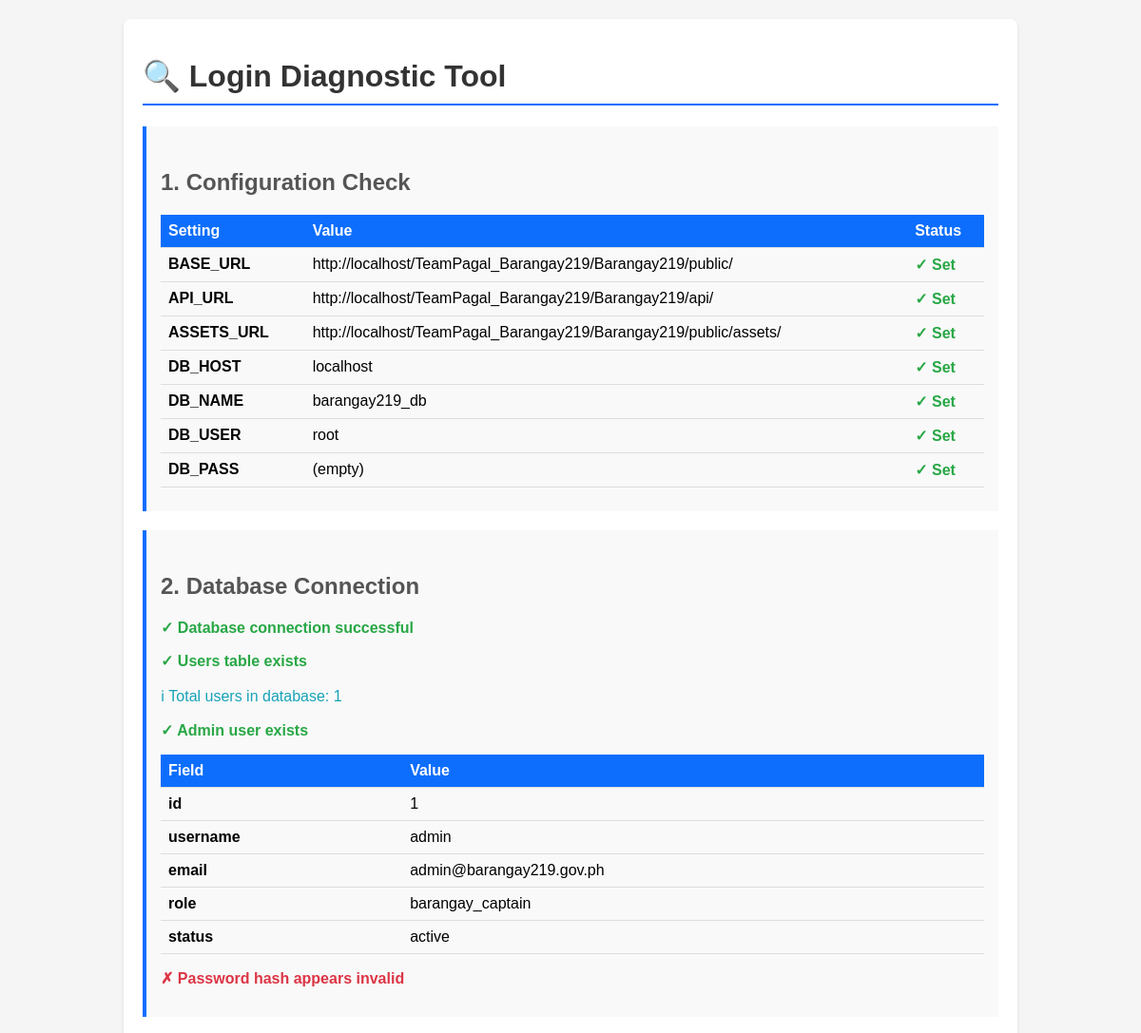
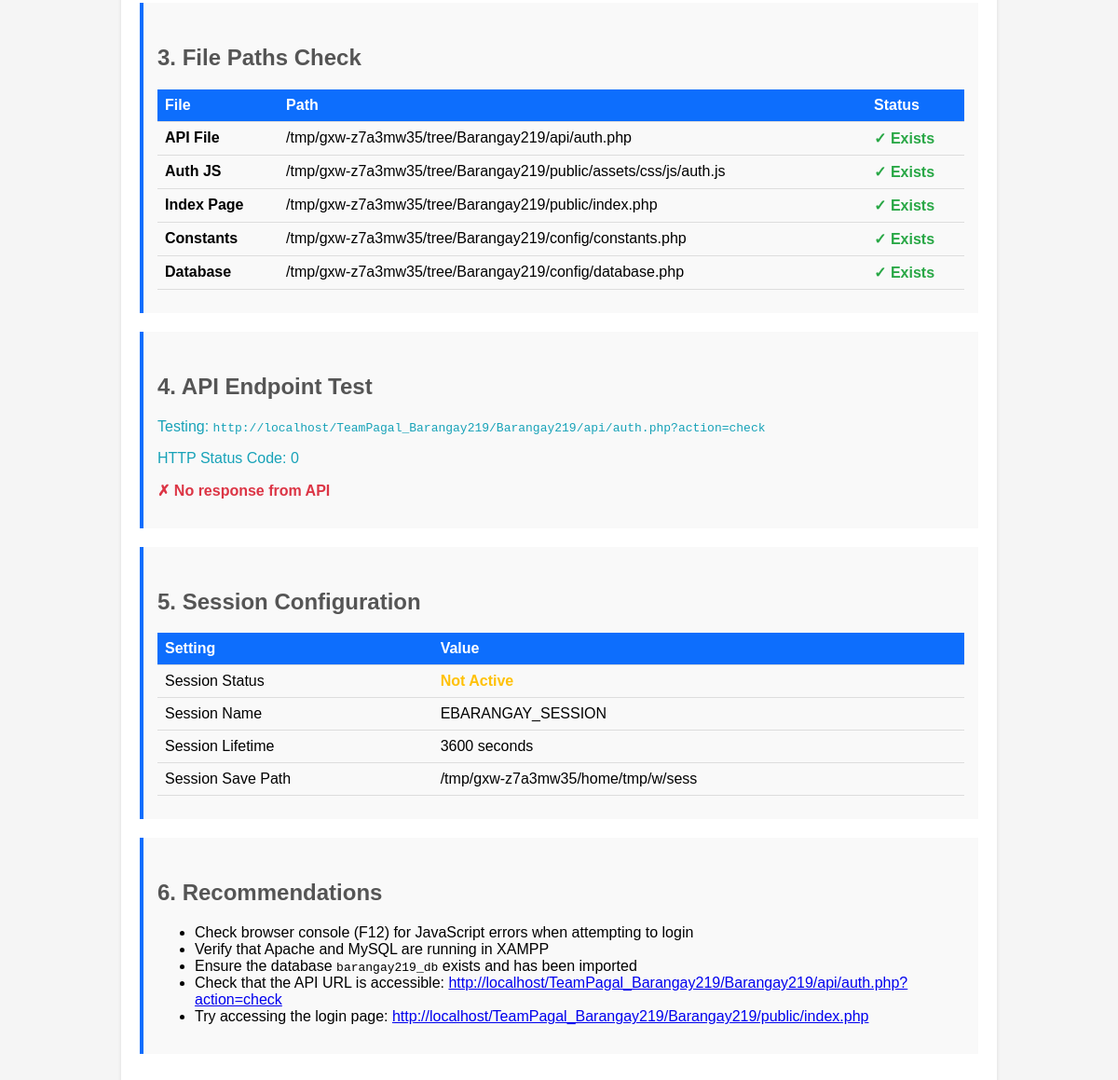
/Barangay219/diagnose-login.php, run on the app's committed database (2 pictures, top to bottom).
### tables this page shows
CREATE TABLE `users` (
  `id` INT(11) NOT NULL AUTO_INCREMENT,
  `username` VARCHAR(50) NOT NULL UNIQUE,
  `password` VARCHAR(255) NOT NULL,
  `email` VARCHAR(100) DEFAULT NULL,
  `role` ENUM('super_admin', 'barangay_captain', 'secretary', 'treasurer', 'kagawad', 'sk_chairman', 'resident') NOT NULL,
  `resident_id` INT(11) DEFAULT NULL,
  `status` ENUM('active', 'inactive', 'suspended') DEFAULT 'active',
  `activation_token` VARCHAR(64) DEFAULT NULL,
  `activation_expires` DATETIME DEFAULT NULL,
  `created_at` TIMESTAMP DEFAULT CURRENT_TIMESTAMP,
  `updated_at` TIMESTAMP DEFAULT CURRENT_TIMESTAMP ON UPDATE CURRENT_TIMESTAMP,
  PRIMARY KEY (`id`),
  KEY `idx_username` (`username`),
  KEY `idx_role` (`role`),
  KEY `idx_status` (`status`)
);

### Barangay219/config/database.php (called while the page is built, shortened)
<?php
class Database {
    private static $instance = null;
    private $conn;
    private function __construct() {
        try {
            $dsn = "mysql:host=" . DB_HOST . ";dbname=" . DB_NAME . ";charset=" . DB_CHARSET;
            $options = [
                PDO::ATTR_ERRMODE            => PDO::ERRMODE_EXCEPTION,
                PDO::ATTR_DEFAULT_FETCH_MODE => PDO::FETCH_ASSOC,
                PDO::ATTR_EMULATE_PREPARES   => false,
                PDO::MYSQL_ATTR_INIT_COMMAND => "SET NAMES utf8mb4"
            ];
            $this->conn = new PDO($dsn, DB_USER, DB_PASS, $options);
        } catch (PDOException $e) {
            if (DEBUG_MODE) {
                die("Database Connection Error: " . $e->getMessage());
            } else {
                die("Database connection failed. Please contact the administrator.");
            }
        }
    }
    public static function getInstance() {
        if (self::$instance === null) {
            self::$instance = new self();
        }
        return self::$instance;
    }
    public function query($sql, $params = []) {
        try {
            $stmt = $this->conn->prepare($sql);
            $stmt->execute($params);
            return $stmt;
        } catch (PDOException $e) {
            if (DEBUG_MODE) {
                error_log("Database Query Error: " . $e->getMessage());
                throw $e;
            } else {
                error_log("Database Query Error: " . $e->getMessage());
                return false;
            }
        }
    }
    public function fetchOne($sql, $params = []) {
        $stmt = $this->query($sql, $params);
        return $stmt->fetch();
    }
    public function fetchAll($sql, $params = []) {
        $stmt = $this->query($sql, $params);
        return $stmt->fetchAll();
    }
}

### Barangay219/diagnose-login.php (the view, shortened to what this page needs)
<?php
require_once __DIR__ . '/config/database.php';
?>
<!DOCTYPE html>
<html>
<head>
</head>
<body>
    <div class="container">
        <h1>🔍 Login Diagnostic Tool</h1>
        <?php
        echo '<div class="section">';
        echo '<h2>1. Configuration Check</h2>';
        echo '<table>';
        echo '<tr><th>Setting</th><th>Value</th><th>Status</th></tr>';
        $configs = [
            'BASE_URL' => BASE_URL,
            'API_URL' => API_URL,
            'ASSETS_URL' => ASSETS_URL,
            'DB_HOST' => DB_HOST,
            'DB_NAME' => DB_NAME,
            'DB_USER' => DB_USER,
            'DB_PASS' => DB_PASS ? '***' : '(empty)',
        ];
        foreach ($configs as $key => $value) {
            $status = $value ? '<span class="success">✓ Set</span>' : '<span class="error">✗ Not Set</span>';
            echo "<tr><td><strong>$key</strong></td><td>$value</td><td>$status</td></tr>";
        }
        echo '</table>';
        echo '</div>';
        echo '<div class="section">';
        echo '<h2>2. Database Connection</h2>';
        try {
            $db = Database::getInstance();
            echo '<p class="success">✓ Database connection successful</p>';
            $tables = $db->fetchAll("SHOW TABLES LIKE 'users'");
            if (count($tables) > 0) {
                echo '<p class="success">✓ Users table exists</p>';
                $userCount = $db->fetchOne("SELECT COUNT(*) as count FROM users");
                echo '<p class="info">ℹ Total users in database: ' . $userCount['count'] . '</p>';
                $admin = $db->fetchOne("SELECT id, username, email, role, status FROM users WHERE username = 'admin'");
                if ($admin) {
                    echo '<p class="success">✓ Admin user exists</p>';
                    echo '<table>';
                    echo '<tr><th>Field</th><th>Value</th></tr>';
                    foreach ($admin as $key => $value) {
                        echo "<tr><td><strong>$key</strong></td><td>$value</td></tr>";
                    }
                    echo '</table>';
                    $passwordHash = $db->fetchOne("SELECT password FROM users WHERE username = 'admin'");
                    if ($passwordHash && strlen($passwordHash['password']) >= 60) {
                        echo '<p class="success">✓ Password hash appears valid (length: ' . strlen($passwordHash['password']) . ')</p>';
                        $testPassword = 'admin123';
                        $hash = $passwordHash['password'];
                        if (password_verify($testPassword, $hash)) {
                            echo '<p class="success">✓ Password "admin123" verifies correctly</p>';
                        } else {
                            echo '<p class="error">✗ Password "admin123" does NOT verify</p>';
                            echo '<p class="warning">⚠ You may need to reset the password hash</p>';
                        }
                    } else {
                        echo '<p class="error">✗ Password hash appears invalid</p>';
                    }
                } else {
                    echo '<p class="error">✗ Admin user NOT found</p>';
                }
            } else {
                echo '<p class="error">✗ Users table does NOT exist</p>';
            }
        } catch (Exception $e) {
            echo '<p class="error">✗ Database connection failed: ' . htmlspecialchars($e->getMessage()) . '</p>';
        }
        echo '</div>';
        echo '<div class="section">';
        echo '<h2>3. File Paths Check</h2>';
        $files = [
            'API File' => __DIR__ . '/api/auth.php',
            'Auth JS' => __DIR__ . '/public/assets/css/js/auth.js',
            'Index Page' => __DIR__ . '/public/index.php',
            'Constants' => __DIR__ . '/config/constants.php',
            'Database' => __DIR__ . '/config/database.php',
        ];
        echo '<table>';
        echo '<tr><th>File</th><th>Path</th><th>Status</th></tr>';
        foreach ($files as $name => $path) {
            $exists = file_exists($path);
            $status = $exists ? '<span class="success">✓ Exists</span>' : '<span class="error">✗ Not Found</span>';
            echo "<tr><td><strong>$name</strong></td><td>$path</td><td>$status</td></tr>";
        }
        echo '</table>';
        echo '</div>';
        echo '<div class="section">';
        echo '<h2>4. API Endpoint Test</h2>';
        $apiUrl = API_URL . 'auth.php?action=check';
        echo '<p class="info">Testing: <code>' . htmlspecialchars($apiUrl) . '</code></p>';
        $ch = curl_init();
        $response = curl_exec($ch);
        $httpCode = curl_getinfo($ch, CURLINFO_HTTP_CODE);
        $curlError = curl_error($ch);
        if ($curlError) {
            echo '<p class="error">✗ cURL Error: ' . htmlspecialchars($curlError) . '</p>';
        } else {
            echo '<p class="info">HTTP Status Code: ' . $httpCode . '</p>';
            if ($response) {
                $json = json_decode($response, true);
                if ($json) {
                    echo '<p class="success">✓ API returns valid JSON</p>';
                    echo '<pre>' . htmlspecialchars(json_encode($json, JSON_PRETTY_PRINT)) . '</pre>';
                } else {
                    echo '<p class="warning">⚠ API response is not valid JSON</p>';
                    echo '<pre>' . htmlspecialchars(substr($response, 0, 500)) . '</pre>';
                }
            } else {
                echo '<p class="error">✗ No response from API</p>';
            }
        }
        echo '</div>';
        echo '<div class="section">';
        echo '<h2>5. Session Configuration</h2>';
        echo '<table>';
        echo '<tr><th>Setting</th><th>Value</th></tr>';
        echo '<tr><td>Session Status</td><td>' . (session_status() === PHP_SESSION_ACTIVE ? '<span class="success">Active</span>' : '<span class="warning">Not Active</span>') . '</td></tr>';
        echo '<tr><td>Session Name</td><td>' . SESSION_NAME . '</td></tr>';
        echo '<tr><td>Session Lifetime</td><td>' . SESSION_LIFETIME . ' seconds</td></tr>';
        echo '<tr><td>Session Save Path</td><td>' . session_save_path() . '</td></tr>';
        echo '</table>';
        echo '</div>';
        echo '<div class="section">';
        echo '<h2>6. Recommendations</h2>';
        echo '<ul>';
        echo '<li>Check browser console (F12) for JavaScript errors when attempting to login</li>';
        echo '<li>Verify that Apache and MySQL are running in XAMPP</li>';
        echo '<li>Ensure the database <code>' . DB_NAME . '</code> exists and has been imported</li>';
        echo '<li>Check that the API URL is accessible: <a href="' . API_URL . 'auth.php?action=check" target="_blank">' . API_URL . 'auth.php?action=check</a></li>';
        echo '<li>Try accessing the login page: <a href="' . BASE_URL . 'index.php" target="_blank">' . BASE_URL . 'index.php</a></li>';
        echo '</ul>';
        echo '</div>';
        ?>
    </div>
</body>
</html>

### Barangay219/diagnose-login.php (style rules this page uses)
body { font-family: Arial, sans-serif; margin: 20px; background: #f5f5f5; }
.container { max-width: 900px; margin: 0 auto; background: white; padding: 20px; border-radius: 8px; box-shadow: 0 2px 4px rgba(0,0,0,0.1); }
h1 { color: #333; border-bottom: 2px solid #0d6efd; padding-bottom: 10px; }
h2 { color: #555; margin-top: 30px; }
.section { margin: 20px 0; padding: 15px; background: #f9f9f9; border-left: 4px solid #0d6efd; }
.success { color: #28a745; font-weight: bold; }
.error { color: #dc3545; font-weight: bold; }
.warning { color: #ffc107; font-weight: bold; }
.info { color: #17a2b8; }
table { width: 100%; border-collapse: collapse; margin: 10px 0; }
th, td { padding: 8px; text-align: left; border-bottom: 1px solid #ddd; }
th { background: #0d6efd; color: white; }

### data on the page
users: id "1", username "admin", email "admin@barangay219.gov.ph", role "barangay_captain", status "active"

### other printed values
$key "BASE_URL"
$value "http://localhost/TeamPagal_Barangay219/Barangay219/public/"
$key "API_URL"
$value "http://localhost/TeamPagal_Barangay219/Barangay219/api/"
$key "ASSETS_URL"
$value "http://localhost/TeamPagal_Barangay219/Barangay219/public/assets/"
$key "DB_HOST"
$value "localhost"
$key "DB_NAME"
$value "barangay219_db"
$key "DB_USER"
$value "root"
$key "DB_PASS"
$value "(empty)"
$userCount['count'] "1"
